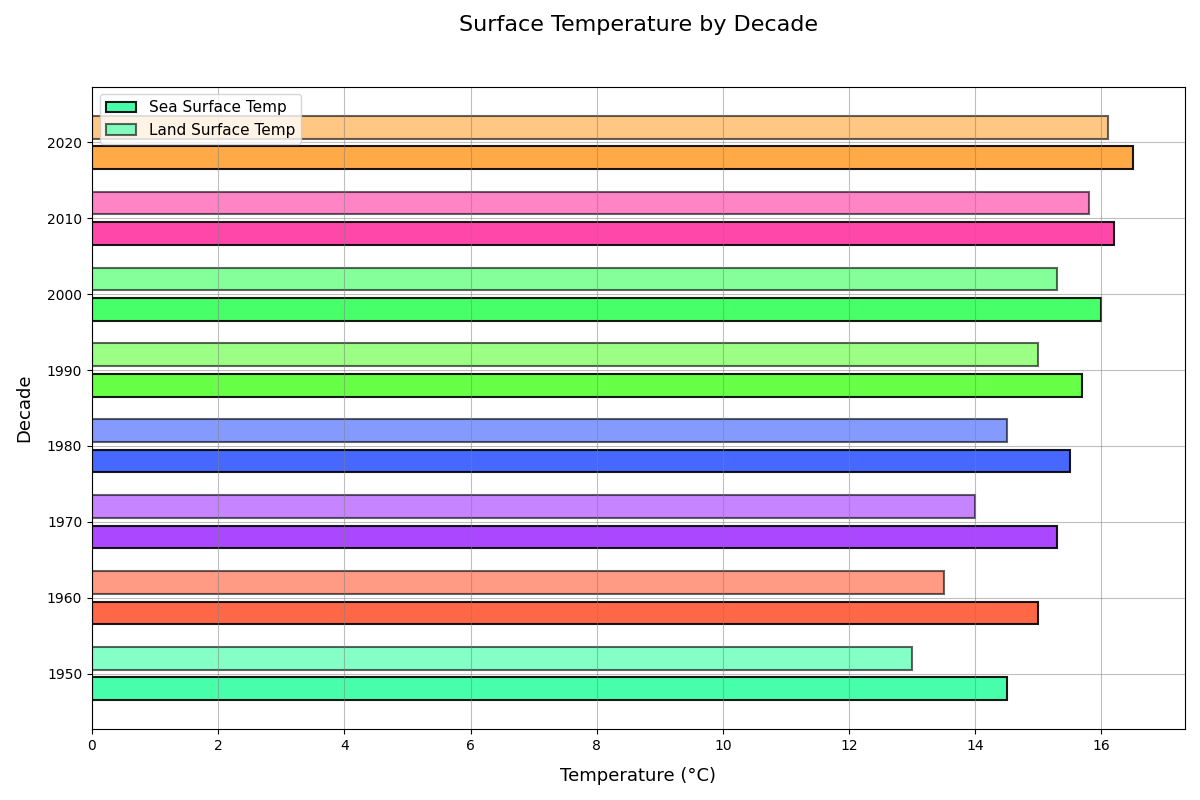

The script that drew this image:
import matplotlib.pyplot as plt
import numpy as np

decades = np.array([1950, 1960, 1970, 1980, 1990, 2000, 2010, 2020])
sea_surface_temp = np.array([14.5, 15.0, 15.3, 15.5, 15.7, 16.0, 16.2, 16.5])
# Additional data series
land_surface_temp = np.array([13.0, 13.5, 14.0, 14.5, 15.0, 15.3, 15.8, 16.1])

fig, ax = plt.subplots(figsize=(12, 8))

colors = ['#33FFA1', '#FF5733', '#A133FF', '#3357FF', '#57FF33', '#33FF57', '#FF33A1', '#FFA133']
ax.barh(decades - 2, sea_surface_temp, height=3, color=colors, alpha=0.9, edgecolor='black', linewidth=1.5, label='Sea Surface Temp')
ax.barh(decades + 2, land_surface_temp, height=3, color=colors, alpha=0.6, edgecolor='black', linewidth=1.5, label='Land Surface Temp')

ax.set_title('Surface Temperature by Decade', fontsize=16, pad=40)
ax.set_xlabel('Temperature (°C)', fontsize=13, labelpad=10)
ax.set_ylabel('Decade', fontsize=13, labelpad=10)
ax.grid(True, linestyle='-', color='grey', alpha=0.5)
ax.legend(loc='upper left', fontsize=11, frameon=True)

plt.tight_layout()
plt.show()
